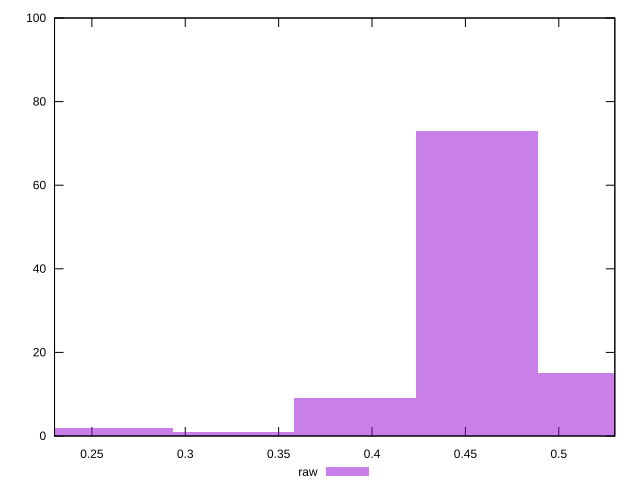

Reproduce this figure in gnuplot.
reset

$raw <<EOF
0.26069686837671774 2
0.39104530256507664 9
0.45621951965925606 73
0.5213937367534355 15
0.32587108547089716 1
EOF

set key outside below
set boxwidth 0.06517421709417943
set xrange [0.23:0.53]
set yrange [0:100]
set trange [0:100]
set style fill transparent solid 0.5 noborder
set terminal svg size 640, 490 enhanced background rgb 'white'
set output "report_00019_2021-02-10T18-14-37.922Z//meta/score/samples/pages+cached/raw/histogram.svg"

plot $raw title "raw" with boxes

reset
